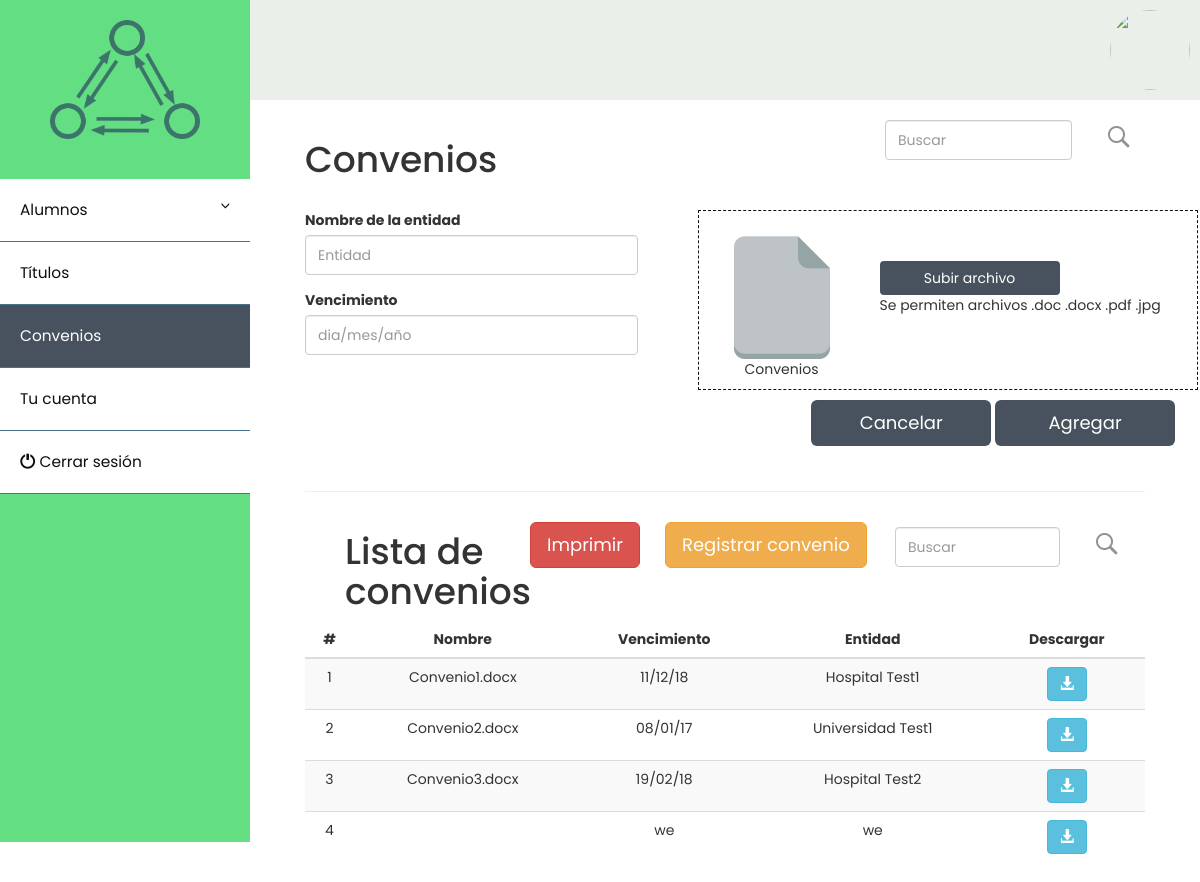
The app's page /convenios.php, older data.
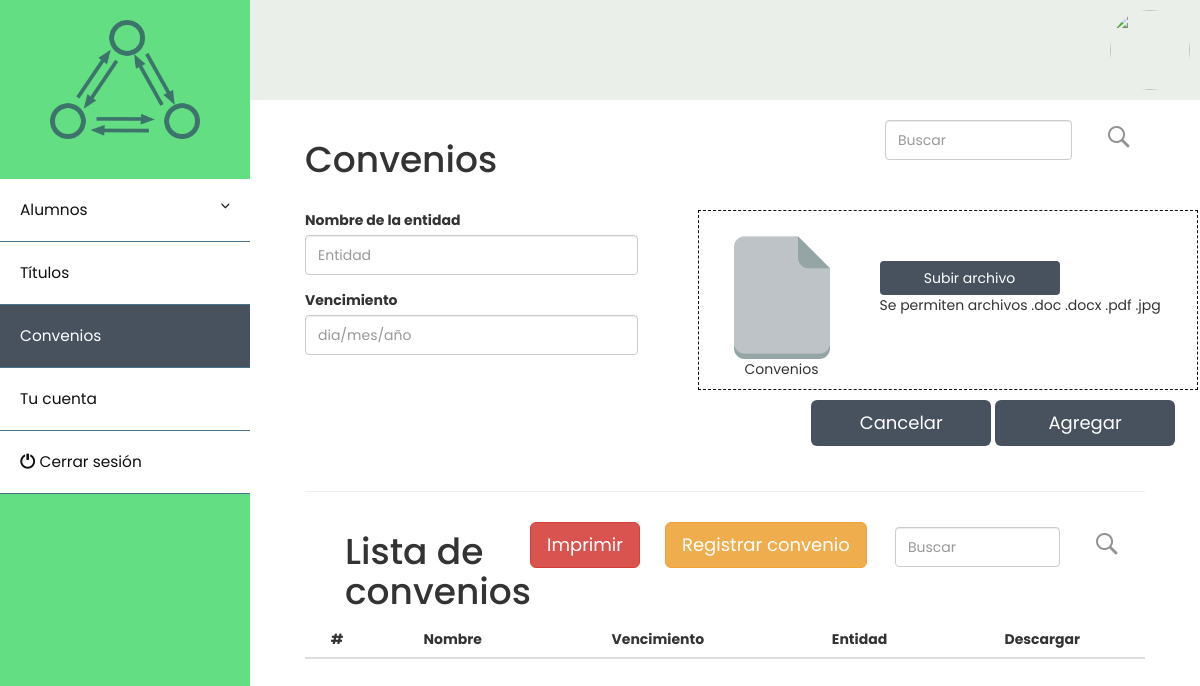
The same page, newer data.
### tables this page shows
CREATE TABLE `convenios` (
  `id` int(11) NOT NULL,
  `convenio` varchar(30) NOT NULL,
  `entidad` varchar(30) NOT NULL,
  `vencimiento` varchar(30) NOT NULL,
  `rutaConvenio` varchar(50) NOT NULL
);

### dbcon.php (called while the page is built)
<?php
function conectar(){
    $user="root";
    $pass="";
    $server="localhost";
    $db="webTaylorDB";
    $con=mysqli_connect($server,$user,$pass,$db) or die ("Error al conectar a la bd ");
    return $con;
}
?>

### conveniosTable.php (the view, shortened to what this page needs)
<?php  include("dbcon.php") ?>
<hr/>
<div class="col-md-3" style="padding-left: 40px;">
    <h1>Lista de convenios</h1>
</div>
<div class="col-md-2" style="padding-top: 10px;" align="right">
    <button class="btn btn-lg btn-danger" onclick="printElement()">Imprimir</button>
</div>
<div class="col-md-3" style="padding: 10px;">
    <button class="btn btn-lg btn-warning" id="resgistrarTitulo">Registrar convenio</button>
</div>
<div class="col-md-3" align="right" style="padding-top: 15px; padding-left: 30px">
    <div class="form-group">
        <input type="text" class="form-control" id="buscar2" placeholder="Buscar">
        <br>
    </div>
</div>
<div class="col-md-1" align="left" style="padding-top: 15px; padding-left: -50px;">
    <div class="form-group">
        <input type="image" id="search" onclick="search()" src="images/search.png" name="image">
        <br>
    </div>
</div>
<table class="table table-striped" id="tabla">
    <thead>
    <tr>
        <th scope="col">#</th>
        <th scope="col">Nombre</th>
        <th scope="col">Vencimiento</th>
        <th scope="col">Entidad</th>
        <th scope="col">Descargar</th>
    </tr>
    </thead>
    <tbody id="tbody">
    <?php
    $query = mysqli_query(conectar(),"select * from convenios ")or die(mysqli_error(conectar()));
    while($row = mysqli_fetch_array($query)) {
        ?>
        <tr>
            <td><?php echo $row['id']; ?></td>
            <td><?php echo $row['convenio']; ?></td>
            <td><?php echo $row['vencimiento']; ?></td>
            <td><?php echo $row['entidad']; ?></td>
            <td><form method="get" action="<?php echo $row['rutaConvenio']; ?>">
                    <button type="submit" class="btn btn-info"><span class="glyphicon glyphicon-download-alt"></span></button>
                </form>
            </td>
        </tr>
        <?php
    }
    ?>
    </tbody>
</table>

### convenios.php (shortened to what this page needs)
<!DOCTYPE html>
<html lang="es">
<head>
    <link rel="stylesheet" href="https://maxcdn.bootstrapcdn.com/bootstrap/3.3.7/css/bootstrap.min.css">
    <link rel="stylesheet" type="text/css" href="css/main.css">
    <link href="util/jGrowl/jquery.jgrowl.css" rel="stylesheet" media="screen">
    <link rel="stylesheet" href="dist/min/dropzone.min.css">
</head>
<body>
<div class="nav" style="" align="right">
    <img class="profile-img-card" src="//ssl.gstatic.com/accounts/ui/avatar_2x.png" />
</div>
<div class="wrapper">
    <nav id="sidebar">
        <div class="sidebar-header" align="center">
            <img src="images/iconlogo.png" alt="" style="width: 150px">
        </div>
        <ul class="list-unstyled components">
            <li>
                <a href="#homeSubmenu" data-toggle="collapse" aria-expanded="false">Alumnos</a>
            </li>
            <li><a href="titulos.php">Títulos</a></li>
            <li  class="active"><a href="convenios.php">Convenios</a></li>
            <li><a href="miCuenta.php">Tu cuenta</a></li>
            <li><a href="index.html"><span class="glyphicon glyphicon-off" style="top: 2px"></span>  Cerrar sesión</a></li>
        </ul>
    </nav>
    <div id="content" style="margin-top: 20px; width: 100%">
        <br><br><br>
        <div class="row-fluid" style="padding: 40px; width: 100%">
            <div class="col-md-8">
                <h1>Convenios</h1>
            </div>
            <div class="col-md-3" align="right">
                <div class="form-group">
                    <input type="text" class="form-control" id="buscar" placeholder="Buscar">
                    <br>
                </div>
            </div>
            <div class="col-md-1" align="left">
                <div class="form-group">
                    <input type="image" id="search" onclick="search()" src="images/search.png" name="image">
                    <br>
                </div>
            </div>
            <form enctype="multipart/form-data" id="formuploadajax" method="post">
            <div class="col-md-5" style="top:15px">
                <div class="form-group">
                    <label for="nombreEntidad">Nombre de la entidad</label>
                    <input type="text" class="form-control" name="entidad" id="nombreEntidad" placeholder="Entidad" autofocus>
                </div>
                <div class="form-group">
                    <label for="vencimiento">Vencimiento</label>
                    <input type="text" class="form-control" name="vencimiento" id="vencimiento" placeholder="dia/mes/año">
                </div>
            </div>
            <div class="col-md-7" style="left: 30px ;top:15px" align="right">
               <div style=" width: 500px; height: 180px; margin-bottom:10px; border: 1.5px dashed #0f0f0f " align="right">
                  <div class="col-md-4" align="center" style="top: 20px;" id="div1">
                       <img src="images/file.png" alt=""><br>
                       Convenios
                    </div>
                    <div class="col-md-8"  align="left" style="top:50px" id="div2">
                       <button type="button" class="btn" onclick="$('#docConvenio').click()" style="background-color: #47525e; color: #FFFFFF; width: 180px">Subir archivo</button>
                       <br> Se permiten archivos .doc .docx .pdf .jpg
                    </div>
                </div>
                <button type="button" class="btn btn-lg" style="background-color: #47525e; color: #FFFFFF; width: 180px">Cancelar</button>
                <input type="submit" class="btn btn-lg" value="Agregar" style="background-color: #47525e; color: #FFFFFF; width: 180px"/>
            </div>
            </form>
            <div class="col-md-12" style="top: 40px;">
                <?php include("conveniosTable.php") ?>
            </div>
        </div>
    </div>
</div>
</body>
</html>

### css/main.css (style rules this page uses)
.wrapper { display: flex; align-items: stretch; }
#sidebar { min-width: 250px; max-width: 250px; }
#sidebar { min-width: 250px; max-width: 250px; min-height: 100vh; }
a[data-toggle="collapse"] { position: relative; }
a[aria-expanded="false"]::before, a[aria-expanded="true"]::before { content: '\e259'; display: block; position: absolute; right: 20px; font-family: 'Glyphicons Halflings'; font-size: 0.6em; }
body { font-family: 'Poppins'; background: #FFFFFF; }
a, a:hover, a:focus { color: inherit; text-decoration: none; transition: all 0.3s; }
#sidebar { background: #63de83; color: #0f0f0f; transition: all 0.3s; }
#sidebar .sidebar-header { padding: 20px; background: #63de83; }
#sidebar ul.components { padding: 20px 0; }
#sidebar ul li a { padding: 20px; font-size: 1.1em; display: block; background: #FFFFFF; border-bottom: 0.5px solid #47748b; }
#sidebar ul li.active > a { color: #FFFFFF; background: #47525e; }
.nav { position: absolute; left: 0; top: 0; z-index: -1; width: 100%; height: 100px; background-color: #ebefe9; }
.profile-img-card { width: 80px; height: 80px; margin: 10px; -moz-border-radius: 50%; -webkit-border-radius: 50%; border-radius: 50%; }
input[type=text] { height: 40px; }
td,th { text-align: center; }

Row changes from the older to the newer data that the page shows:
removed convenios: id "1", convenio "Convenio1.docx", vencimiento "11/12/18", entidad "Hospital Test1"
removed convenios: id "2", convenio "Convenio2.docx", vencimiento "08/01/17", entidad "Universidad Test1"
removed convenios: id "3", convenio "Convenio3.docx", vencimiento "19/02/18", entidad "Hospital Test2"
removed convenios: id "4", vencimiento "we", entidad "we"
